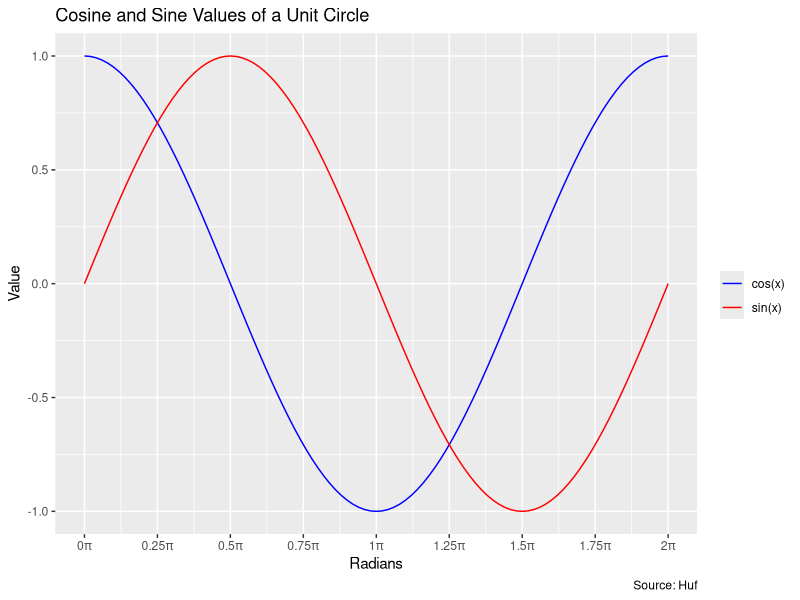

Write the R code that produced this figure.
## ---- chunk 1
knitr::opts_chunk$set(echo = TRUE)
## ---- chunk 2
print("Hello, world.")
## ---- chunk 3
# Load {dplyr} to get access to the 'pipe operator' %>%
library(dplyr)

# Enumerate the x-axis points
x <- 0:100/100 * 2 * base::pi

# Create a function to convert x-axis values in radians in a pretty format
pi_scales <- scales::math_format(.x * pi, format = function(x) x / base::pi)

##### NOTE THAT LINES 11-40 ARE ALL ONE COMMAND (CONNECTED BY PIPE OPERATORS) #####
# Create a data.frame() object to be used by {ggplot}
data.frame(x = x,
           s = base::sin(x),
           c = base::cos(x)) %>%
  
  # Gather the data into a 'tidy' format. SEE https://r4ds.had.co.nz/tidy-data.html
  tidyr::gather("type", "y", -x) %>%
  
  # Initiate a ggplot object, set x, y, and color columns
  ggplot2::ggplot(ggplot2::aes(x = x,
                               y = y,
                               color = type)) +
  
  # Plot the lines
  ggplot2::geom_line() +
  
  # X-axis labels and breaks
  ggplot2::scale_x_continuous(labels = pi_scales,
                              breaks = seq(0, 2*base::pi, base::pi/4)) + 
  
  # Title, axes, citation
  ggplot2::labs(title = "Cosine and Sine Values of a Unit Circle",
                y = "Value",
                x = "Radians",
                caption = "Source: Huf") +
  
  # Legend
  ggplot2::scale_color_manual(name = "", 
                              labels = c("cos(x)", "sin(x)"),
                              values = c("blue", "red"))

